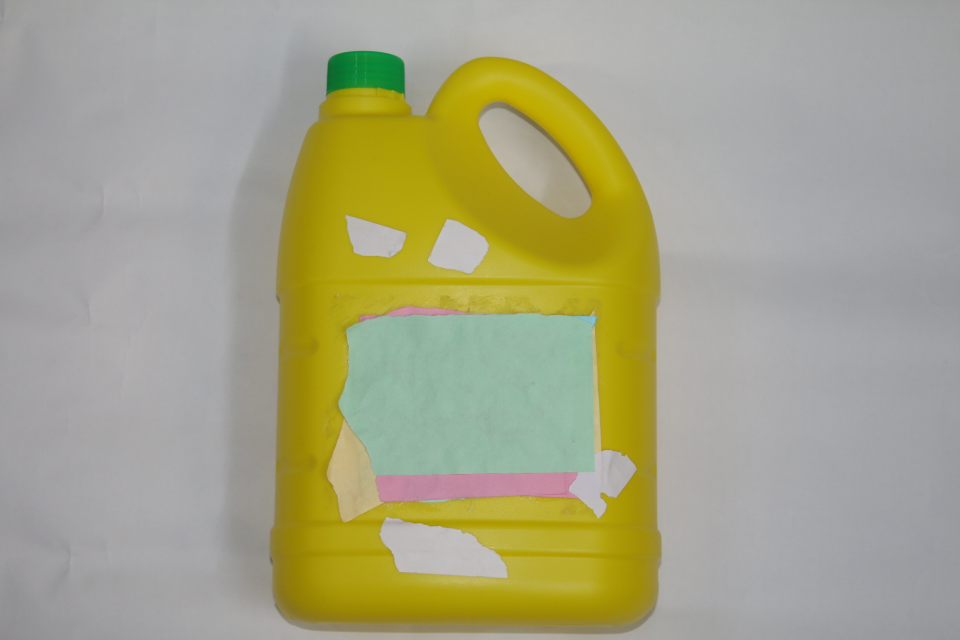
#> input picture maincode/input/bottle11.JPG, 1920 x 1280 px (shown at 1/2 size)
$ python template.py --template maincode/input/bottle11.JPG --images maincode/input
#> lines starting #> are read from the running program, lines starting #| are printed output that depends on the picture; after the words box and inside, x2 and y2 are one past the last pixel; in counts of white or black regions, pixels touching at a corner belong together
# import the necessary packages
import numpy as np
import argparse
import imutils
import glob
import cv2
# construct the argument parser and parse the arguments
ap = argparse.ArgumentParser()
ap.add_argument("-t", "--template", required=True, help="Path to template image")
ap.add_argument("-i", "--images", required=True,
	help="Path to images where template will be matched")
ap.add_argument("-v", "--visualize",
	help="Flag indicating whether or not to visualize each iteration")
args = vars(ap.parse_args())
# load the image image, convert it to grayscale, and detect edges
template = cv2.imread(args["template"])
#> template is the input picture: shape (1280, 1920, 3); mean B, G, R 133.9, 163.8, 165.5
template = cv2.cvtColor(template, cv2.COLOR_BGR2GRAY)
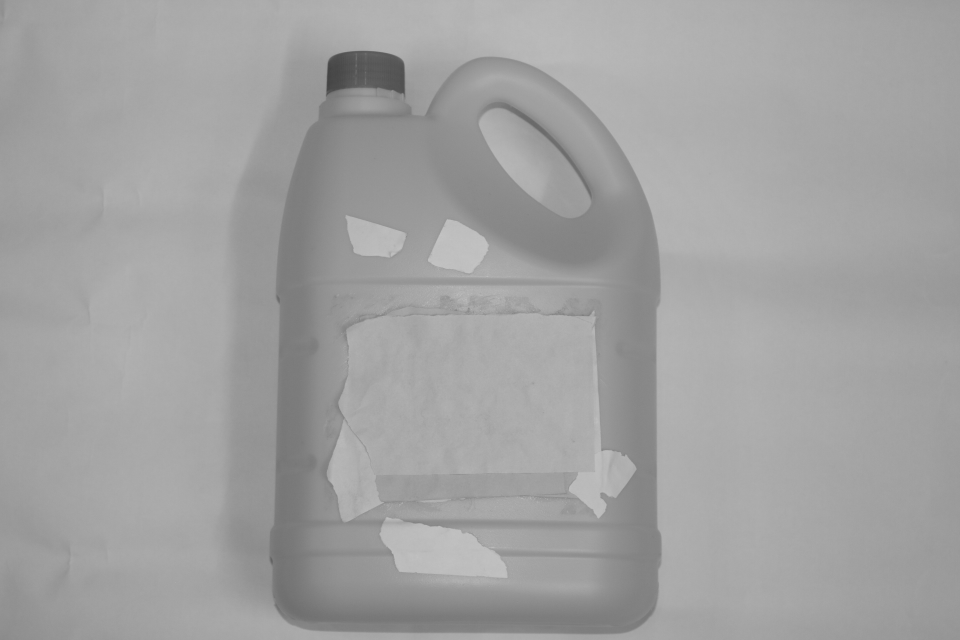
#> template: shape (1280, 1920) (shown at 1/2 size); min 65, max 213, mean 160.9
template = cv2.Canny(template, 100, 250)
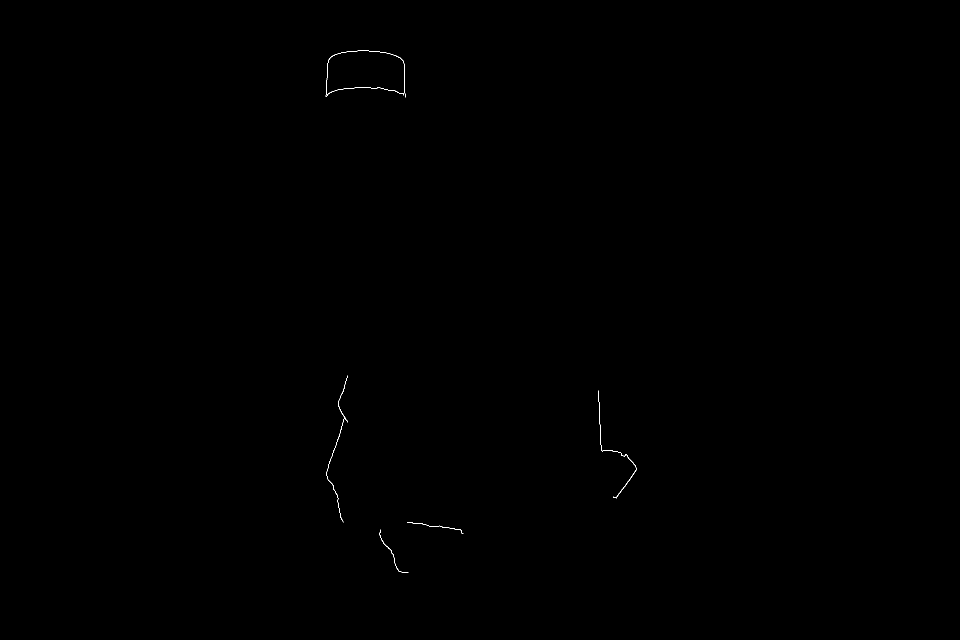
#> template: shape (1280, 1920) (shown at 1/2 size); 0.06% white in thin lines or dots, all inside (x1, y1, x2, y2) = (651, 101, 1274, 1145)
(tH, tW) = template.shape[:2]
#> tH = 1280; tW = 1920
cv2.imshow("Template", template)
# loop over the images to find the template in
for imagePath in glob.glob(args["images"] + "/*.JPG"):
	# load the image, convert it to grayscale, and initialize the
	# bookkeeping variable to keep track of the matched region
    image = cv2.imread(imagePath)
    gray = cv2.cvtColor(image, cv2.COLOR_BGR2GRAY)
    found = None
	# loop over the scales of the image
    for scale in np.linspace(0.2, 1.0, 20)[::-1]:
        resized = imutils.resize(gray, width = int(gray.shape[1] * scale))
        r = gray.shape[1] / float(resized.shape[1])
		# if the resized image is smaller than the template, then break
		# from the loop
        if resized.shape[0] < tH or resized.shape[1] < tW:
            break

            # detect edges in the resized, grayscale image and apply template
		# matching to find the template in the image
        edged = cv2.Canny(resized, 100, 250)
        result = cv2.matchTemplate(edged, template, cv2.TM_CCOEFF)
        (_, maxVal, _, maxLoc) = cv2.minMaxLoc(result)
		# check to see if the iteration should be visualized
        if args.get("visualize", False):
			# draw a bounding box around the detected region
            clone = np.dstack([edged, edged, edged])
            cv2.rectangle(clone, (maxLoc[0], maxLoc[1]),(maxLoc[0] + tW, maxLoc[1] + tH), (0, 0, 255), 2)
            cv2.imshow("Visualize", clone)
            cv2.waitKey(0)
		# if we have found a new maximum correlation value, then update
		# the bookkeeping variable
        if found is None or maxVal > found[0]:
            found = (maxVal, maxLoc, r)
#> this loop made 2 passes
#> (result, maxVal, found) on pass 1: ([93775976], 93775976, (93775976, (0, 0), 1))
	# unpack the bookkeeping variable and compute the (x, y) coordinates
	# of the bounding box based on the resized ratio
    (_, maxLoc, r) = found
#> r = 1
    (startX, startY) = (int(maxLoc[0] * r), int(maxLoc[1] * r))
#> startX = 0; startY = 0
    (endX, endY) = (int((maxLoc[0] + tW) * r), int((maxLoc[1] + tH) * r))
#> endX = 1920; endY = 1280
	# draw a bounding box around the detected result and display the image
    cv2.rectangle(image, (startX, startY), (endX, endY), (0, 0, 255), 2)
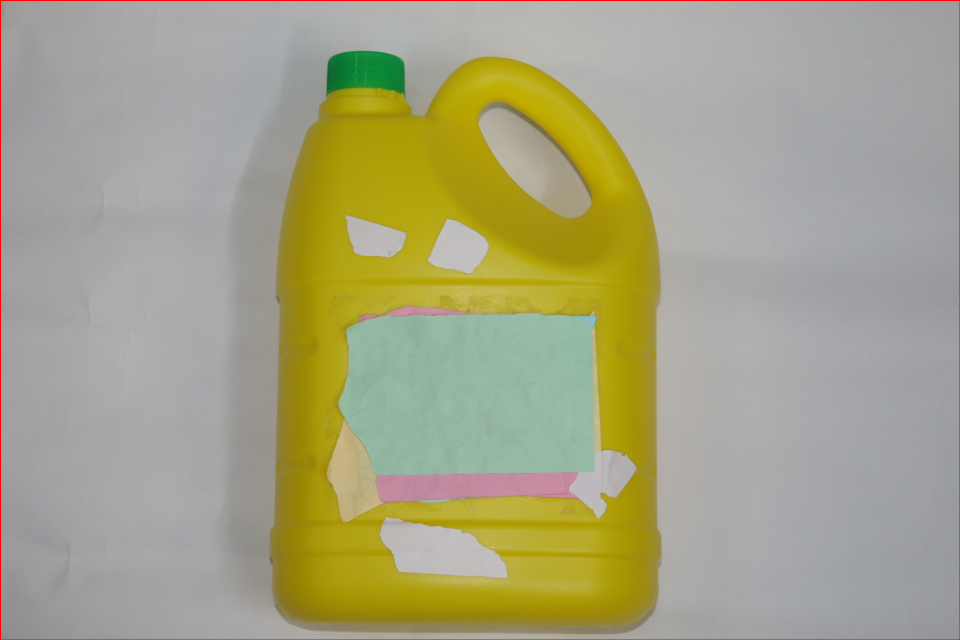
#> image: shape (1280, 1920, 3) (shown at 1/2 size); 0.39% of pixels changed, all inside (x1, y1, x2, y2) = (0, 0, 1920, 1280)
    cv2.imshow("Image", image)
    cv2.waitKey(0)
#> pass 2 of the loop `for imagePath in glob.glob(args["images"] + "/*.JPG"):`:
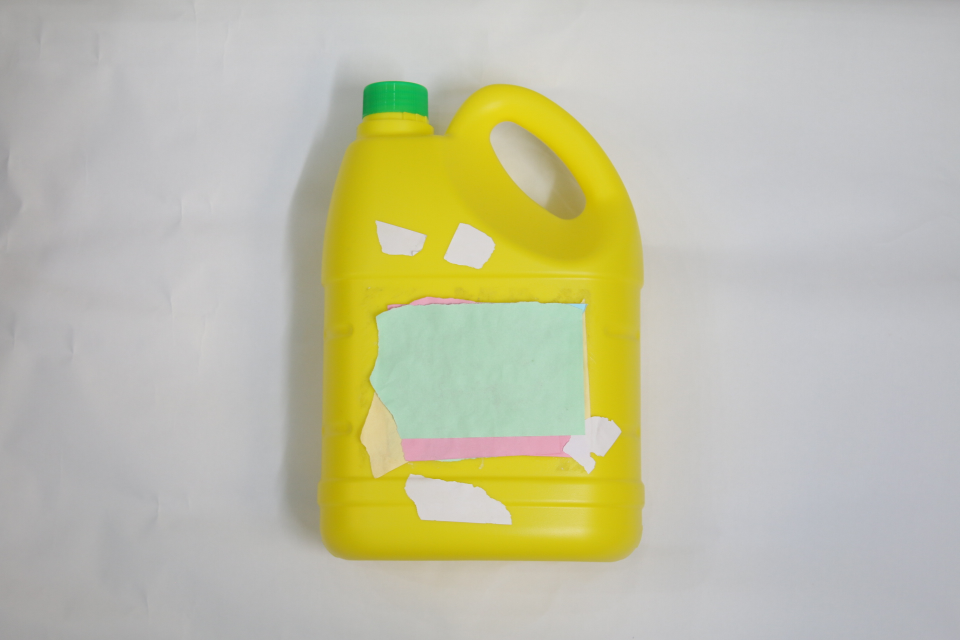
#> input picture maincode/input/bottle12.JPG, 1920 x 1280 px (shown at 1/2 size)
#> image is the input picture: shape (1280, 1920, 3); mean B, G, R 165.1, 190.8, 191.6
#> the loop `for scale in np.linspace(0.2, 1.0, 20)[::-1]:` made 2 passes
#> (result, maxVal, found) on pass 1: ([336010.8], 336010.8, (336010.8, (0, 0), 1))
#> pass 1, `edged = cv2.Canny(resized, 100, 250)`:
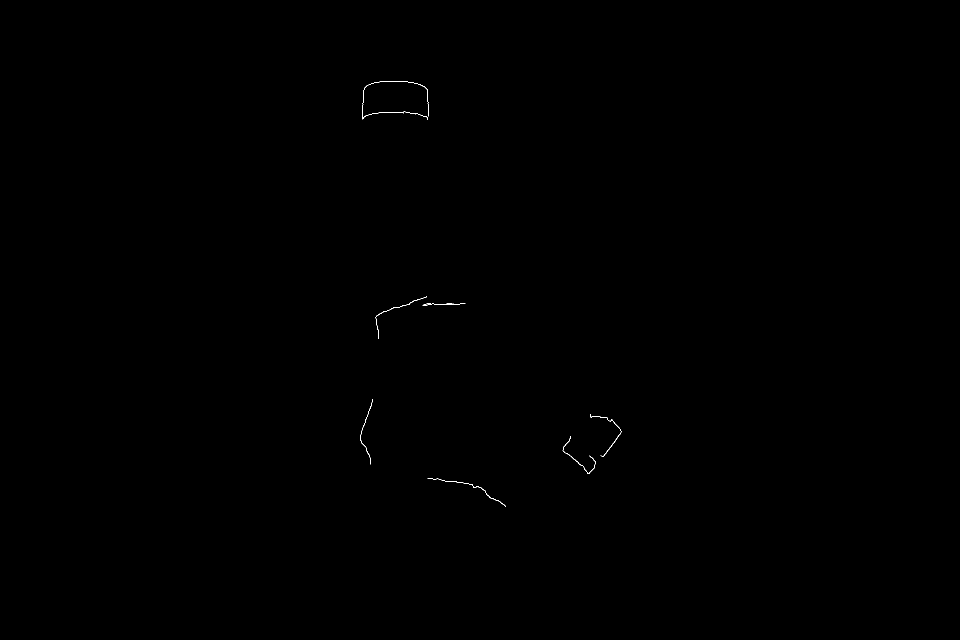
#> edged: shape (1280, 1920) (shown at 1/2 size); 0.06% white in thin lines or dots, all inside (x1, y1, x2, y2) = (720, 162, 1243, 1013)
#> `(_, maxLoc, r) = found`: r = 1
#> `cv2.rectangle(image, (startX, startY), (endX, endY), (0, 0, 255), 2)`:
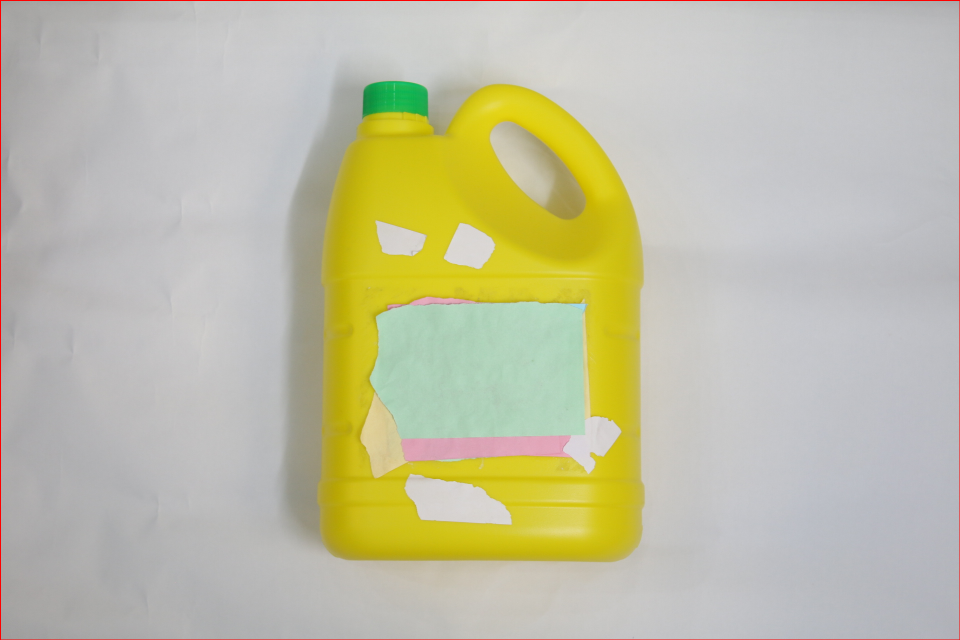
#> image: shape (1280, 1920, 3) (shown at 1/2 size); 0.39% of pixels changed, all inside (x1, y1, x2, y2) = (0, 0, 1920, 1280)
